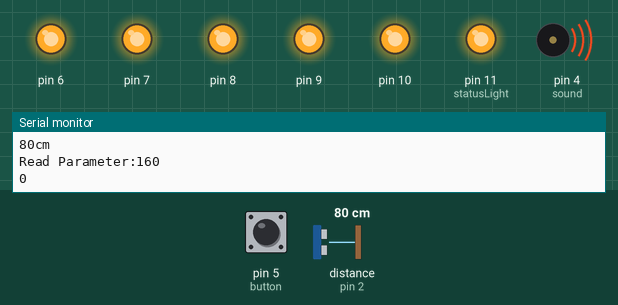
Simulated run of this sketch. Board: Arduino Uno, built with avr-gcc and run on an emulated ATmega328P. On the bench: output pins drawn as LEDs (lit = HIGH), buzzer (waves = sounding), the last lines printed to the serial monitor. The test bench sets the inputs (shaded band); at power-on: distance to the obstacle (sensor on pin 2) 80 cm, pin 5 (button) HIGH. The echo pulse lasts 58.3 µs per cm.

Above: at 2.28 s.
2.3 s: distance to the obstacle (sensor on pin 2) set to 155 cm
6.7 s: distance to the obstacle (sensor on pin 2) set to 162 cm
At 8.5 s:
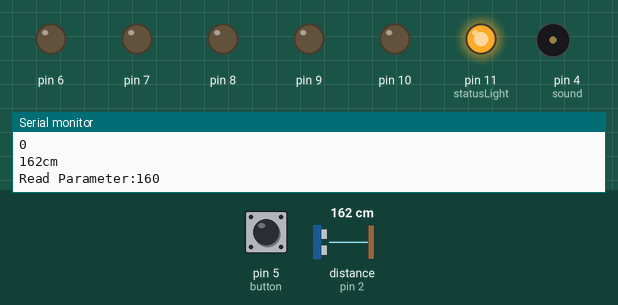
11.1 s: pin 5 (button) pulled LOW for 3 s
At 15.3 s:
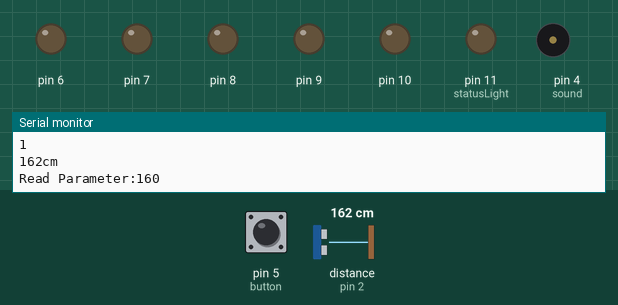
15.6 s: distance to the obstacle (sensor on pin 2) set to 2 cm
At 16.8 s:
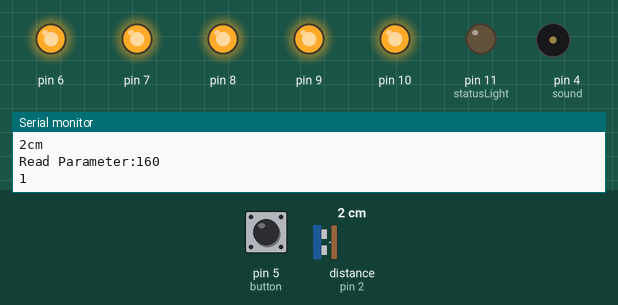
20.0 s: pin 5 (button) pulled LOW for 3 s
At 22.93 s:
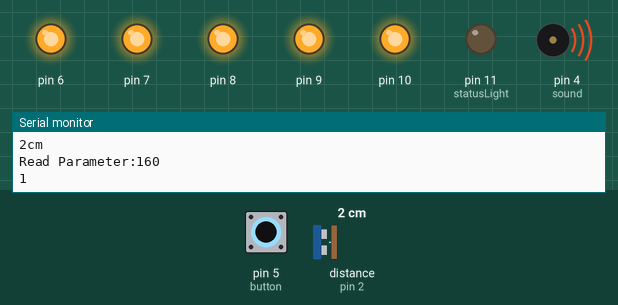
24.9 s: distance to the obstacle (sensor on pin 2) set to 250 cm
At 27.0 s:
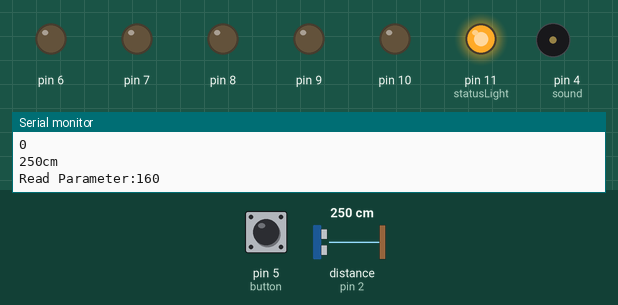
Timing chart, 0 to 28.5 s (numbered marks = the images above; inputs shaded):
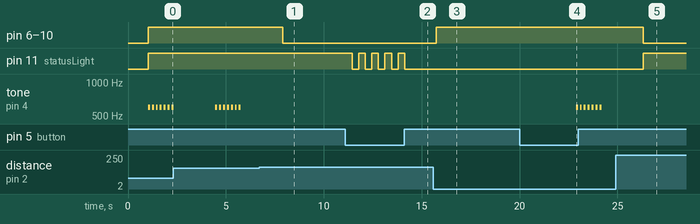

Measured:
- the behaviour switches between 159 and 160 cm on distance to the obstacle (sensor on pin 2) (found by bisection; images 0 and 1)
- after the input at 6.7 s, pin 6–10: HIGH → LOW after 1.2 s; tone on pin 4 (sound): stops changing and stays silent
- after the input at 11.1 s, pin 11 (statusLight): alternates HIGH for 0.34 s and LOW for 0.34 s, 9 changes in all, then stays LOW, starting after 0.35 s
- after the input at 15.6 s, pin 6–10: LOW → HIGH after 0.13 s
- after the input at 20.0 s, tone on pin 4 (sound): alternates 600 Hz for 0.10 s and silent for 0.10 s, 14 changes in all, then stays silent, starting after 2.9 s
- after the input at 24.9 s, pin 6–10: HIGH → LOW after 1.4 s; tone on pin 4 (sound): stops changing and stays silent
- by itself, tone on pin 4 (sound): repeats every 0.20 s: 600 Hz 0.10 s, silent 0.10 s, until it stays silent from 5.8 s

The sketch:

UltraSonicRoomReader.ino
```cpp
//www.elegoo.com
//2016.12.08
#include "SR04.h"
#define TRIG_PIN 2
#define ECHO_PIN 3
SR04 sr04 = SR04(ECHO_PIN,TRIG_PIN);
long readDistance;
const int sound = 4;
const int freq = 600;
const int button = 5;
boolean DND = false;
const int statusLight = 11;
const int longDistRead = 220;
int light[5];
const int interval = 15;
long lastRead = 0;
long lastTwoRead = 0;
long lastThreeRead = 0;
int count;


void setup() {
   Serial.begin(9600);
   delay(1000);
   pinMode(sound, OUTPUT);
   pinMode(statusLight, OUTPUT);
   pinMode(button, INPUT_PULLUP);
   int temp = 0;
   for(int i = 6; i < 11; i++){
      light[temp] = i;
      pinMode(light[temp], OUTPUT);
      temp++;
   }
}

void loop() {
   readDistance =sr04.Distance();
   Serial.print(readDistance);
   Serial.println("cm");
   Serial.print("Read Parameter:");
   Serial.println(longDistRead - (4*interval));
   Serial.println(DND);

   if(!DND){    //LETS US KNOW IF THE TONE IS ONE
    digitalWrite(statusLight, HIGH);
   }
   else{
    digitalWrite(statusLight, LOW);
   }
   if(!digitalRead(button)){
    DND = !DND;
    delay(300);
   }
   /**
   if(!(readDistance < lastRead) and readDistance < longDistRead){
    digitalWrite(light[0], HIGH);
   }
   else{
    digitalWrite(light[0], LOW);
   }
   if(!(readDistance < lastRead) and readDistance < longDistRead - interval){
    digitalWrite(light[1], HIGH);
   }
   else{
    digitalWrite(light[1], LOW);
   }
   if(!(readDistance < lastRead) and readDistance < longDistRead - (2*interval)){
    digitalWrite(light[2], HIGH);
   }
   else{
    digitalWrite(light[2], LOW);
   }
   if(!(readDistance < lastRead) and readDistance < longDistRead - (3*interval)){
    digitalWrite(light[3], HIGH);
   }
   else{
    digitalWrite(light[3], LOW);
   }
   **/
   if(!(readDistance < lastRead or readDistance < lastTwoRead or readDistance < lastThreeRead) and readDistance < longDistRead - (4*interval)){
    for(int i = 0; i < 5; i++)
    {
    digitalWrite(light[i], HIGH);
    }
   }
   else{
    for(int i = 0; i < 5; i++)
    {
    digitalWrite(light[i], LOW);
    }
   }

   while(!(readDistance < lastRead or readDistance < lastTwoRead or readDistance < lastThreeRead) and readDistance < longDistRead - (4*interval)){ //WHILE THE LAST LIGHT IS ON
      for(int i = 0; i < 7; i++){
        if(!DND){
          tone(sound, freq);
        }
        delay(100);
        noTone(sound);
        delay(100);
      }
      delay(2000);
      break;
      lastThreeRead = 0;
      lastTwoRead = 0;
      lastRead = 0;
   }
    lastThreeRead = lastTwoRead;
    lastTwoRead = lastRead;
    lastRead = readDistance;
   if (count % 3 == 0){
    count = 0;
   }
   count++;
}
```
